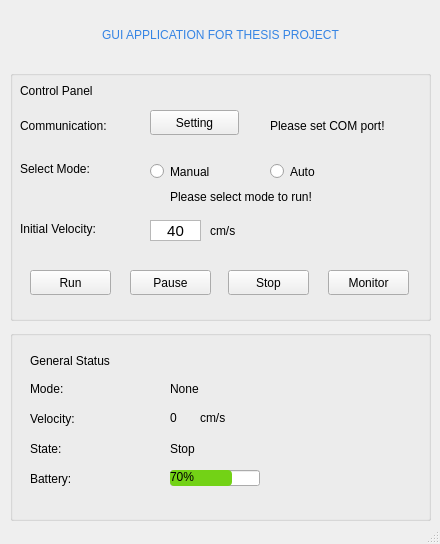
<?xml version="1.0" encoding="UTF-8"?>
<ui version="4.0">
 <class>MainWindow</class>
 <widget class="QMainWindow" name="MainWindow">
  <property name="geometry">
   <rect>
    <x>0</x>
    <y>0</y>
    <width>440</width>
    <height>544</height>
   </rect>
  </property>
  <property name="windowTitle">
   <string>MainWindow</string>
  </property>
  <widget class="QWidget" name="centralwidget">
   <widget class="QLabel" name="title_label">
    <property name="geometry">
     <rect>
      <x>10</x>
      <y>10</y>
      <width>421</width>
      <height>51</height>
     </rect>
    </property>
    <property name="autoFillBackground">
     <bool>false</bool>
    </property>
    <property name="styleSheet">
     <string notr="true">
font: 700 14pt &quot;UbuntuMono Nerd Font Mono&quot;;</string>
    </property>
    <property name="text">
     <string>&lt;html&gt;&lt;head/&gt;&lt;body&gt;&lt;p&gt;&lt;span style=&quot; color:#3584e4;&quot;&gt;GUI APPLICATION FOR THESIS PROJECT&lt;/span&gt;&lt;/p&gt;&lt;/body&gt;&lt;/html&gt;</string>
    </property>
    <property name="alignment">
     <set>Qt::AlignCenter</set>
    </property>
    <property name="indent">
     <number>-1</number>
    </property>
   </widget>
   <widget class="QGroupBox" name="control_panel_groupBox">
    <property name="geometry">
     <rect>
      <x>10</x>
      <y>70</y>
      <width>421</width>
      <height>251</height>
     </rect>
    </property>
    <property name="title">
     <string/>
    </property>
    <property name="alignment">
     <set>Qt::AlignBottom|Qt::AlignHCenter</set>
    </property>
    <widget class="QLabel" name="control_panel_label">
     <property name="geometry">
      <rect>
       <x>10</x>
       <y>10</y>
       <width>101</width>
       <height>21</height>
      </rect>
     </property>
     <property name="text">
      <string>Control Panel</string>
     </property>
    </widget>
    <widget class="QLabel" name="label_2">
     <property name="geometry">
      <rect>
       <x>10</x>
       <y>40</y>
       <width>121</width>
       <height>31</height>
      </rect>
     </property>
     <property name="text">
      <string>Communication:</string>
     </property>
    </widget>
    <widget class="QLabel" name="mode_label">
     <property name="geometry">
      <rect>
       <x>10</x>
       <y>90</y>
       <width>101</width>
       <height>17</height>
      </rect>
     </property>
     <property name="text">
      <string>Select Mode:</string>
     </property>
    </widget>
    <widget class="QPushButton" name="setting_pushButton">
     <property name="geometry">
      <rect>
       <x>140</x>
       <y>40</y>
       <width>89</width>
       <height>25</height>
      </rect>
     </property>
     <property name="text">
      <string>Setting</string>
     </property>
     <property name="icon">
      <iconset resource="Resources.qrc">
       <normaloff>:/imgs/icon_image/port1_rsz.png</normaloff>:/imgs/icon_image/port1_rsz.png</iconset>
     </property>
    </widget>
    <widget class="QPushButton" name="run_button">
     <property name="geometry">
      <rect>
       <x>20</x>
       <y>200</y>
       <width>81</width>
       <height>25</height>
      </rect>
     </property>
     <property name="text">
      <string>Run</string>
     </property>
    </widget>
    <widget class="QPushButton" name="pause_button">
     <property name="geometry">
      <rect>
       <x>120</x>
       <y>200</y>
       <width>81</width>
       <height>25</height>
      </rect>
     </property>
     <property name="text">
      <string>Pause</string>
     </property>
    </widget>
    <widget class="QPushButton" name="stop_button">
     <property name="geometry">
      <rect>
       <x>218</x>
       <y>200</y>
       <width>81</width>
       <height>25</height>
      </rect>
     </property>
     <property name="text">
      <string>Stop</string>
     </property>
    </widget>
    <widget class="QRadioButton" name="manual_radioButton">
     <property name="geometry">
      <rect>
       <x>140</x>
       <y>90</y>
       <width>81</width>
       <height>23</height>
      </rect>
     </property>
     <property name="text">
      <string>Manual</string>
     </property>
    </widget>
    <widget class="QRadioButton" name="auto_radioButton">
     <property name="geometry">
      <rect>
       <x>260</x>
       <y>90</y>
       <width>61</width>
       <height>23</height>
      </rect>
     </property>
     <property name="text">
      <string>Auto</string>
     </property>
    </widget>
    <widget class="QLabel" name="init_velocity_label">
     <property name="geometry">
      <rect>
       <x>10</x>
       <y>150</y>
       <width>111</width>
       <height>17</height>
      </rect>
     </property>
     <property name="text">
      <string>Initial Velocity:</string>
     </property>
    </widget>
    <widget class="QTextEdit" name="velocity_textedit">
     <property name="geometry">
      <rect>
       <x>140</x>
       <y>150</y>
       <width>51</width>
       <height>21</height>
      </rect>
     </property>
     <property name="verticalScrollBarPolicy">
      <enum>Qt::ScrollBarAlwaysOff</enum>
     </property>
     <property name="html">
      <string>&lt;!DOCTYPE HTML PUBLIC &quot;-//W3C//DTD HTML 4.0//EN&quot; &quot;http://www.w3.org/TR/REC-html40/strict.dtd&quot;&gt;
&lt;html&gt;&lt;head&gt;&lt;meta name=&quot;qrichtext&quot; content=&quot;1&quot; /&gt;&lt;meta charset=&quot;utf-8&quot; /&gt;&lt;style type=&quot;text/css&quot;&gt;
p, li { white-space: pre-wrap; }
hr { height: 1px; border-width: 0; }
&lt;/style&gt;&lt;/head&gt;&lt;body style=&quot; font-family:'Ubuntu'; font-size:11pt; font-weight:400; font-style:normal;&quot;&gt;
&lt;p align=&quot;center&quot; style=&quot; margin-top:0px; margin-bottom:0px; margin-left:0px; margin-right:0px; -qt-block-indent:0; text-indent:0px;&quot;&gt;40&lt;/p&gt;
&lt;p align=&quot;center&quot; style=&quot;-qt-paragraph-type:empty; margin-top:0px; margin-bottom:0px; margin-left:0px; margin-right:0px; -qt-block-indent:0; text-indent:0px;&quot;&gt;&lt;br /&gt;&lt;/p&gt;&lt;/body&gt;&lt;/html&gt;</string>
     </property>
    </widget>
    <widget class="QPushButton" name="pause_button_2">
     <property name="geometry">
      <rect>
       <x>318</x>
       <y>200</y>
       <width>81</width>
       <height>25</height>
      </rect>
     </property>
     <property name="text">
      <string>Monitor</string>
     </property>
    </widget>
    <widget class="QLabel" name="label_4">
     <property name="geometry">
      <rect>
       <x>140</x>
       <y>110</y>
       <width>21</width>
       <height>31</height>
      </rect>
     </property>
     <property name="text">
      <string/>
     </property>
     <property name="pixmap">
      <pixmap resource="Resources.qrc">:/imgs/icon_image/icon_info_small.png</pixmap>
     </property>
    </widget>
    <widget class="QLabel" name="init_velocity_label_5">
     <property name="geometry">
      <rect>
       <x>260</x>
       <y>40</y>
       <width>151</width>
       <height>31</height>
      </rect>
     </property>
     <property name="text">
      <string>Please set COM port!</string>
     </property>
    </widget>
    <widget class="QLabel" name="label_5">
     <property name="geometry">
      <rect>
       <x>240</x>
       <y>40</y>
       <width>21</width>
       <height>31</height>
      </rect>
     </property>
     <property name="text">
      <string/>
     </property>
     <property name="pixmap">
      <pixmap resource="Resources.qrc">:/imgs/icon_image/icon_info_small.png</pixmap>
     </property>
    </widget>
    <widget class="QLabel" name="mode_label_3">
     <property name="geometry">
      <rect>
       <x>200</x>
       <y>150</y>
       <width>41</width>
       <height>21</height>
      </rect>
     </property>
     <property name="text">
      <string>cm/s</string>
     </property>
    </widget>
    <widget class="QLabel" name="mode_label_4">
     <property name="geometry">
      <rect>
       <x>160</x>
       <y>116</y>
       <width>191</width>
       <height>21</height>
      </rect>
     </property>
     <property name="text">
      <string>Please select mode to run!</string>
     </property>
    </widget>
   </widget>
   <widget class="QGroupBox" name="general_status_groupBox">
    <property name="geometry">
     <rect>
      <x>10</x>
      <y>330</y>
      <width>421</width>
      <height>191</height>
     </rect>
    </property>
    <property name="contextMenuPolicy">
     <enum>Qt::DefaultContextMenu</enum>
    </property>
    <property name="title">
     <string/>
    </property>
    <widget class="QLabel" name="g_status_label">
     <property name="geometry">
      <rect>
       <x>20</x>
       <y>20</y>
       <width>111</width>
       <height>21</height>
      </rect>
     </property>
     <property name="text">
      <string>General Status</string>
     </property>
    </widget>
    <widget class="QLabel" name="mode_label_2">
     <property name="geometry">
      <rect>
       <x>20</x>
       <y>50</y>
       <width>51</width>
       <height>17</height>
      </rect>
     </property>
     <property name="text">
      <string>Mode:</string>
     </property>
    </widget>
    <widget class="QLabel" name="init_velocity_label_2">
     <property name="geometry">
      <rect>
       <x>20</x>
       <y>80</y>
       <width>71</width>
       <height>17</height>
      </rect>
     </property>
     <property name="text">
      <string>Velocity:</string>
     </property>
    </widget>
    <widget class="QLabel" name="init_velocity_label_3">
     <property name="geometry">
      <rect>
       <x>20</x>
       <y>110</y>
       <width>71</width>
       <height>17</height>
      </rect>
     </property>
     <property name="text">
      <string>State:</string>
     </property>
    </widget>
    <widget class="QLabel" name="init_velocity_label_4">
     <property name="geometry">
      <rect>
       <x>20</x>
       <y>140</y>
       <width>71</width>
       <height>17</height>
      </rect>
     </property>
     <property name="text">
      <string>Battery:</string>
     </property>
    </widget>
    <widget class="QLabel" name="init_velocity_label_6">
     <property name="geometry">
      <rect>
       <x>190</x>
       <y>80</y>
       <width>41</width>
       <height>16</height>
      </rect>
     </property>
     <property name="text">
      <string>cm/s</string>
     </property>
    </widget>
    <widget class="QLabel" name="init_velocity_label_7">
     <property name="geometry">
      <rect>
       <x>160</x>
       <y>80</y>
       <width>31</width>
       <height>16</height>
      </rect>
     </property>
     <property name="text">
      <string>&lt;html&gt;&lt;head/&gt;&lt;body&gt;&lt;p&gt;0&lt;/p&gt;&lt;/body&gt;&lt;/html&gt;</string>
     </property>
    </widget>
    <widget class="QLabel" name="init_velocity_label_8">
     <property name="geometry">
      <rect>
       <x>160</x>
       <y>50</y>
       <width>51</width>
       <height>17</height>
      </rect>
     </property>
     <property name="text">
      <string>None</string>
     </property>
    </widget>
    <widget class="QLabel" name="init_velocity_label_9">
     <property name="geometry">
      <rect>
       <x>160</x>
       <y>110</y>
       <width>61</width>
       <height>17</height>
      </rect>
     </property>
     <property name="text">
      <string>Stop</string>
     </property>
    </widget>
    <widget class="QProgressBar" name="progressBar_2">
     <property name="geometry">
      <rect>
       <x>160</x>
       <y>140</y>
       <width>90</width>
       <height>16</height>
      </rect>
     </property>
     <property name="maximumSize">
      <size>
       <width>90</width>
       <height>16777215</height>
      </size>
     </property>
     <property name="styleSheet">
      <string notr="true">QProgressBar#progressBar
{
      border:none;   /*无边框*/
      background:rgb(211, 215, 207);
      border-radius:5px;
      text-align:center;   /*文本的位置*/
      color: rgb(229, 229, 229);  /*文本颜色*/
}
 
QProgressBar::chunk 
{
      background-color:rgb(115, 210, 22);
      border-radius:4px;
}
</string>
     </property>
     <property name="value">
      <number>70</number>
     </property>
    </widget>
   </widget>
  </widget>
  <widget class="QStatusBar" name="statusbar"/>
 </widget>
 <resources>
  <include location="Resources.qrc"/>
 </resources>
 <connections/>
</ui>
